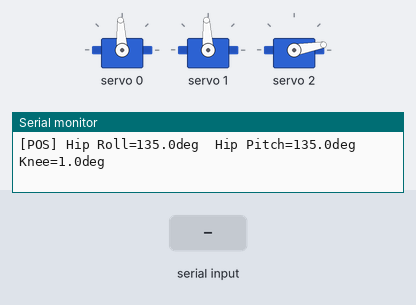
Bench run of a program on a simulated ESP32. On the bench: 3 × servo, the last lines printed to the serial monitor. The test bench sets the inputs (shaded band).

Above: at 2.3 s.
2.4 s: "90 45 200 10\n" received over Serial
At 2.86 s:
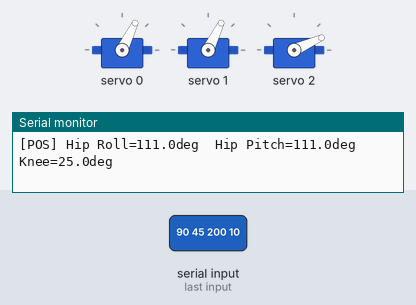
At 5.1 s:
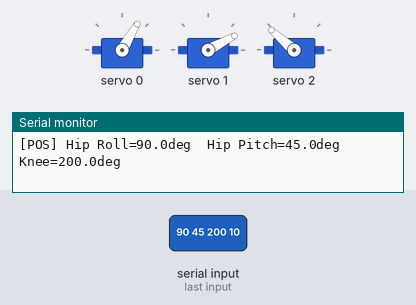
5.4 s: "90,45\n" received over Serial
Timing chart, 0 to 8.4 s (numbered marks = the images above; inputs shaded):
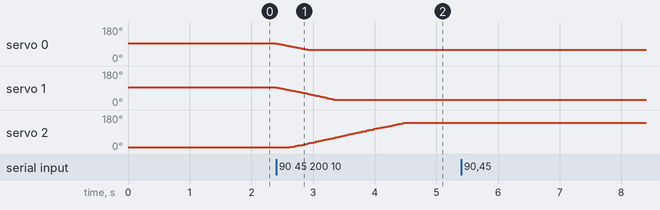

The program:

main.cpp
```cpp
// ============================================================
//  FASE 1 - Test de servos con PCA9685 en ESP32 DEFINITIVO
//
//  Este sketch controla 3 servos RDS51150 conectados al
//  modulo PCA9685 via I2C. Permite ingregar angulos
//  desde la consola serial y opcionalmente una velocidad
//  (retardo entre movimientos) para observar el recorrido.
//
//  No incluye ROS ni logica de comunicacion avanzada.
//
//  Formato de entrada serial:
//    <hiproll> <hippitch> <knee>
//    Ejemplo: 125 135 135
//
//  Opcionalmente se puede especificar velocidad (ms):
//    <hiproll> <hippitch> <knee> <velocidad_ms>
//    Ejemplo: 125 135 135 20
// ============================================================

#include <Arduino.h>
#include "servo_controller.h"
#include "servo_params.h"

// Objeto global del controlador de servos
ServoController servoCtrl;

// Tiempo del loop principal (10 ms)
const unsigned long LOOP_INTERVAL_MS = 10;

// Velocidad de interpolacion (ms por paso)
// Valor por defecto: sin movimiento suave, instantaneo
uint16_t moveSpeedMs = 0;

// Angulos objetivo (grados)
float targetAngles[NUM_SERVOS] = { 0, 0, 0 };

// Angulos actuales (grados) - para interpolacion
float currentAngles[NUM_SERVOS] = { 0, 0, 0 };

// Timestamp del ultimo ciclo
unsigned long lastLoopTime = 0;

// ============================================================
//  setup()
// ============================================================

void setup() {
    Serial.begin(115200);
    // Evita que readStringUntil() bloquee hasta 1000 ms por
    // defecto si el monitor no envia '\n'; con 20 ms el ciclo
    // de 10 ms no se rompe.
    Serial.setTimeout(20);
    delay(500);

    Serial.println("========================================");
    Serial.println("  FASE 1 - Test Servos PCA9685 (ESP32)");
    Serial.println("========================================");
    Serial.println();

    // Inicializar el controlador de servos
    if (!servoCtrl.begin()) {
        Serial.println("[ERROR] PCA9685 no detectado en I2C!");
        Serial.println("  Verificar conexiones SDA/SCL y alimentacion.");
        while (true) {
            delay(1000);  // Detenerse si no hay modulo
        }
    }

    Serial.println("[OK] PCA9685 inicializado correctamente.");
    Serial.println();

    // Imprimir info de cada servo
    for (uint8_t i = 0; i < NUM_SERVOS; i++) {
        const ServoParams& p = SERVO_PARAMS[i];
        Serial.print("  Servo ");
        Serial.print(i);
        Serial.print(" [");
        Serial.print(p.name);
        Serial.print("]: canal ");
        Serial.print(p.channel);
        Serial.print(", rango ");
        Serial.print(p.angleMin, 0);
        Serial.print("-");
        Serial.print(p.angleMax, 0);
        Serial.println(" grados");
    }

    Serial.println();
    Serial.println("Formato de entrada:");
    Serial.println("  <hiproll> <hippitch> <knee>");
    Serial.println("  <hiproll> <hippitch> <knee> <velocidad_ms>");
    Serial.println();
    Serial.print("  Valores en grados (marco 0-270, rangos: hiproll=");
    Serial.print(SERVO_PARAMS[0].angleMin, 0);
    Serial.print("-");
    Serial.print(SERVO_PARAMS[0].angleMax, 0);
    Serial.print(", hippitch=");
    Serial.print(SERVO_PARAMS[1].angleMin, 0);
    Serial.print("-");
    Serial.print(SERVO_PARAMS[1].angleMax, 0);
    Serial.print(", knee=");
    Serial.print(SERVO_PARAMS[2].angleMin, 0);
    Serial.print("-");
    Serial.print(SERVO_PARAMS[2].angleMax, 0);
    Serial.println(" grados)");

    // Angulos iniciales en neutro del primer servo
    for (uint8_t i = 0; i < NUM_SERVOS; i++) {
        currentAngles[i] = (SERVO_PARAMS[i].angleHome);
        targetAngles[i] = currentAngles[i];
    }

    lastLoopTime = millis();
}

// ============================================================
//  parseSerialInput() - Lee y procesa comandos del monitor
//
//  Formato: <hiproll> <hippitch> <knee> [velocidad_ms]
//    angulos en grados (marco fisico 0-270)
//    velocidad_ms (opcional): retardo entre pasos de
//    interpolacion (0 = instantaneo)
//
//  Retorna true si se recibio un comando valido
// ============================================================

bool parseSerialInput() {
    if (!Serial.available()) return false;

    // Leer linea completa
    String line = Serial.readStringUntil('\n');
    line.trim();

    if (line.length() == 0) return false;

    // Parsear valores separados por espacio
    float hipRoll, hipPitch, knee;
    int speedMs = 0;
    int parsed = sscanf(line.c_str(), "%f %f %f %d",
                        &hipRoll, &hipPitch, &knee, &speedMs);

    if (parsed < 3) {
        Serial.println("[WARN] Formato invalido. Use: <hiproll> <hippitch> <knee>");
        return false;
    }

    // Validar rangos
    bool valid = true;

    if (hipRoll < SERVO_PARAMS[0].angleMin || hipRoll > SERVO_PARAMS[0].angleMax) {
        Serial.print("[WARN] Hip Roll fuera de rango (");
        Serial.print(SERVO_PARAMS[0].angleMin, 0);
        Serial.print("-");
        Serial.print(SERVO_PARAMS[0].angleMax, 0);
        Serial.println(" grados)");
        valid = false;
    }

    if (hipPitch < SERVO_PARAMS[1].angleMin || hipPitch > SERVO_PARAMS[1].angleMax) {
        Serial.print("[WARN] Hip Pitch fuera de rango (");
        Serial.print(SERVO_PARAMS[1].angleMin, 0);
        Serial.print("-");
        Serial.print(SERVO_PARAMS[1].angleMax, 0);
        Serial.println(" grados)");
        valid = false;
    }

    if (knee < SERVO_PARAMS[2].angleMin || knee > SERVO_PARAMS[2].angleMax) {
        Serial.print("[WARN] Knee fuera de rango (");
        Serial.print(SERVO_PARAMS[2].angleMin, 0);
        Serial.print("-");
        Serial.print(SERVO_PARAMS[2].angleMax, 0);
        Serial.println(" grados)");
        valid = false;
    }

    if (!valid) return false;

    // Aplicar angulos objetivo
    targetAngles[0] = hipRoll;
    targetAngles[1] = hipPitch;
    targetAngles[2] = knee;

    // Aplicar velocidad si se proporciono
    if (parsed >= 4 && speedMs >= 0) {
        moveSpeedMs = static_cast<uint16_t>(speedMs);
    }

    // Feedback
    Serial.print("[SET] Hip Roll=");
    Serial.print(hipRoll, 1);
    Serial.print("  Hip Pitch=");
    Serial.print(hipPitch, 1);
    Serial.print("  Knee=");
    Serial.print(knee, 1);
    Serial.print("  Vel=");
    Serial.print(moveSpeedMs);
    Serial.println("ms");

    return true;
}

// Tolerancia para comparar angulos (evita == en floats)
const float ANGLE_EPS = 0.01f;

// ============================================================
//  interpolateServos() - Movimiento suave hacia el target
//
//  Si moveSpeedMs == 0, movimiento instantaneo.
//  Si moveSpeedMs > 0, interpola linealmente con ese paso.
//
//  El temporizador se evalua UNA vez antes del bucle y solo
//  se actualiza cuando efectivamente se ejecuta un paso, para
//  que el intervalo entre pasos sea real (moveSpeedMs) y no la
//  duracion del loop (10 ms).
// ============================================================

void interpolateServos() {
    static unsigned long lastMoveTime = 0;
    unsigned long now = millis();

    if (moveSpeedMs == 0) {
        // Movimiento instantaneo
        for (uint8_t i = 0; i < NUM_SERVOS; i++) {
            if (fabs(currentAngles[i] - targetAngles[i]) < ANGLE_EPS) continue;
            currentAngles[i] = targetAngles[i];
            servoCtrl.setServoAngle(i, currentAngles[i]);
        }
        return;
    }

    // Movimiento suave: evaluar el temporizador una sola vez
    if (now - lastMoveTime < moveSpeedMs) return;
    lastMoveTime = now;

    for (uint8_t i = 0; i < NUM_SERVOS; i++) {
        float diff = targetAngles[i] - currentAngles[i];
        // Ya llego al target: no reenviar por I2C
        if (fabs(diff) < ANGLE_EPS) continue;

        float step = 1.0f;  // 1 grado por paso

        if (diff > step) {
            currentAngles[i] += step;
        } else if (diff < -step) {
            currentAngles[i] -= step;
        } else {
            currentAngles[i] = targetAngles[i];
        }

        // Enviar al servo
        servoCtrl.setServoAngle(i, currentAngles[i]);
    }
}

// ============================================================
//  printStatus() - Imprime estado actual periodicamente
// ============================================================

void printStatus() {
    static unsigned long lastPrintTime = 0;
    unsigned long now = millis();

    // Imprimir cada 500 ms
    if (now - lastPrintTime < 500) return;
    lastPrintTime = now;

    Serial.print("[POS] ");
    for (uint8_t i = 0; i < NUM_SERVOS; i++) {
        Serial.print(SERVO_PARAMS[i].name);
        Serial.print("=");
        Serial.print(currentAngles[i], 1);
        Serial.print("deg  ");
    }
    Serial.println();
}

// ============================================================
//  loop() - Ciclo principal cada 10 ms
// ============================================================

void loop() {
    unsigned long now = millis();

    // Control de timing: ejecutar cada 10 ms
    if (now - lastLoopTime < LOOP_INTERVAL_MS) return;
    lastLoopTime = now;

    // 1. Leer comandos del serial
    parseSerialInput();

    // 2. Interpolar hacia angulos objetivo
    interpolateServos();

    // 3. Imprimir estado periodicamente
    printStatus();
}
```

Measured:
- after the input at 2.4 s, servo 0: moves from 93° to 60° over 0.50 s, starting at once; servo 1: moves from 93° to 28° over 0.95 s, starting at once; servo 2: moves from 10° to 139° over 1.9 s, starting after 0.22 s
